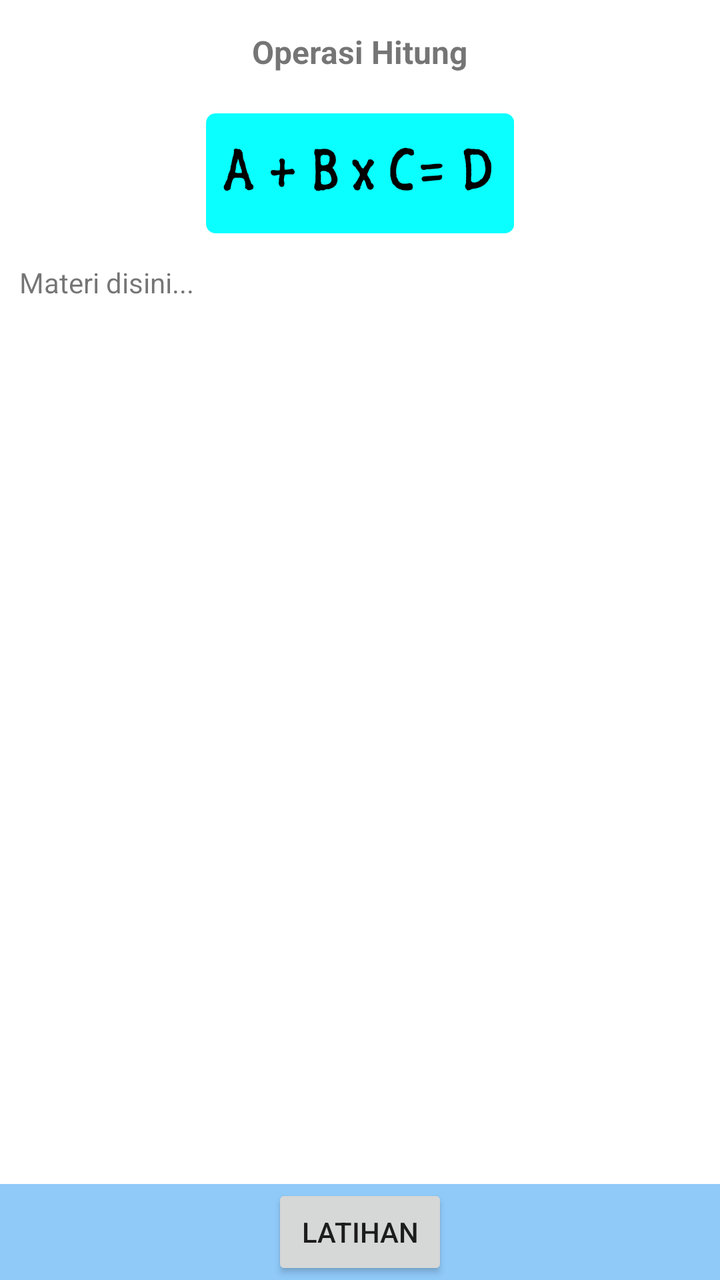
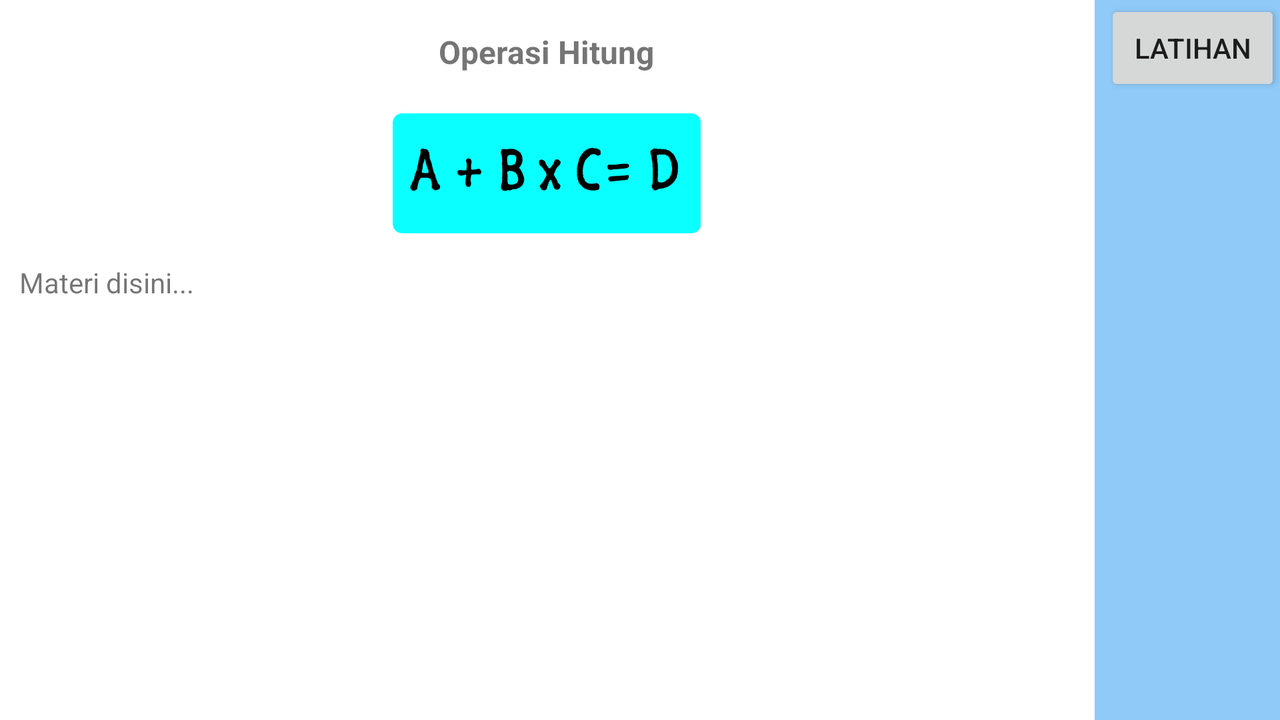

The same Android screen from two of the app's own layout files: first res/layout/ as a phone draws it, then the repository's variant for another configuration, drawn on a device whose configuration selects that folder. Both files follow.
<!-- AndroidManifest.xml: application theme AppTheme -->
<!-- res/layout/activity_menu_operasi_hitung.xml -->
<?xml version="1.0" encoding="utf-8"?>
<LinearLayout xmlns:android="http://schemas.android.com/apk/res/android"
    xmlns:tools="http://schemas.android.com/tools"
    android:layout_width="match_parent"
    android:layout_height="match_parent"
    android:paddingBottom="@dimen/activity_vertical_margin"
    android:paddingLeft="@dimen/activity_horizontal_margin"
    android:paddingRight="@dimen/activity_horizontal_margin"
    android:paddingTop="@dimen/activity_vertical_margin"
    android:orientation="vertical"
    style="@style/Main"
    android:gravity="center_horizontal"
    tools:context="com.digitcreativestudio.berhitung.OperasiHitungActivity">

    <LinearLayout
        android:layout_width="match_parent"
        android:layout_height="0dp"
        android:layout_weight="1"
        android:background="@android:color/white"
        android:orientation="vertical">

        <TextView
            android:layout_width="wrap_content"
            android:layout_height="wrap_content"
            android:layout_gravity="center"
            style="@style/HeaderTextStyle"
            android:text="Operasi Hitung"/>
        <ImageView
            android:layout_width="wrap_content"
            android:layout_height="70dp"
            android:padding="5dp"
            android:layout_gravity="center"
            android:scaleType="centerInside"
            android:src="@drawable/campuran"/>
        <TextView
            android:layout_width="match_parent"
            android:layout_height="wrap_content"
            style="@style/MateriBerhitung"
            android:id="@+id/materi"
            android:text="Materi disini..."/>

    </LinearLayout>

    <RelativeLayout
        android:layout_width="match_parent"
        android:layout_height="wrap_content">

        <Button
            android:layout_width="wrap_content"
            android:layout_height="wrap_content"
            android:text="Latihan"
            android:layout_alignParentRight="false"
            android:id="@+id/latihan_operasi_hitung"
            android:layout_centerHorizontal="true" />

    </RelativeLayout>

</LinearLayout>
<!-- resources referenced by this layout -->
<resources>
  <!-- drawable campuran: png bitmap (drawable, 15224 bytes) -->
  <style name="HeaderTextStyle">
          <item name="android:textSize">16sp</item>
          <item name="android:textStyle">bold</item>
          <item name="android:padding">15dp</item>
      </style>
  <style name="Main">
          <item name="android:background">#90caf9</item>
      </style>
  <style name="MateriBerhitung">
          <item name="android:padding">10dp</item>
          <item name="android:textSize">14sp</item>
      </style>
  <style name="AppTheme" parent="Theme.AppCompat.Light.DarkActionBar">
          
          <item name="colorPrimary">#1e88e5</item>
          <item name="colorPrimaryDark">#1565c0</item>
          <item name="colorAccent">#42a5f5</item>
      </style>
</resources>
<!-- res/layout-land/activity_menu_operasi_hitung.xml (the repository's variant of the layout above) -->
<!-- drawn on the phone turned sideways -->
<?xml version="1.0" encoding="utf-8"?>
<LinearLayout xmlns:android="http://schemas.android.com/apk/res/android"
    xmlns:tools="http://schemas.android.com/tools"
    android:layout_width="match_parent"
    android:layout_height="match_parent"
    android:paddingBottom="@dimen/activity_vertical_margin"
    android:paddingLeft="@dimen/activity_horizontal_margin"
    android:paddingRight="@dimen/activity_horizontal_margin"
    android:paddingTop="@dimen/activity_vertical_margin"
    android:orientation="horizontal"
    style="@style/Main"
    android:gravity="center_horizontal"
    tools:context="com.digitcreativestudio.berhitung.MenuOperasiHitungActivity">

    <LinearLayout
        android:layout_width="0dp"
        android:layout_height="match_parent"
        android:layout_weight="1"
        android:background="@android:color/white"
        android:orientation="vertical">

        <TextView
            android:layout_width="wrap_content"
            android:layout_height="wrap_content"
            android:layout_gravity="center"
            style="@style/HeaderTextStyle"
            android:text="Operasi Hitung"/>
        <ImageView
            android:layout_width="wrap_content"
            android:layout_height="70dp"
            android:padding="5dp"
            android:layout_gravity="center"
            android:scaleType="centerInside"
            android:src="@drawable/campuran"/>
        <TextView
            android:layout_width="match_parent"
            android:layout_height="wrap_content"
            style="@style/MateriBerhitung"
            android:id="@+id/materi"
            android:text="Materi disini..."/>

    </LinearLayout>

    <Button
        android:layout_width="wrap_content"
        android:layout_height="wrap_content"
        android:text="Latihan"
        android:layout_alignParentRight="false"
        android:layout_marginLeft="5dp"
        android:id="@+id/latihan_operasi_hitung"
        android:layout_centerHorizontal="true" />


</LinearLayout>
